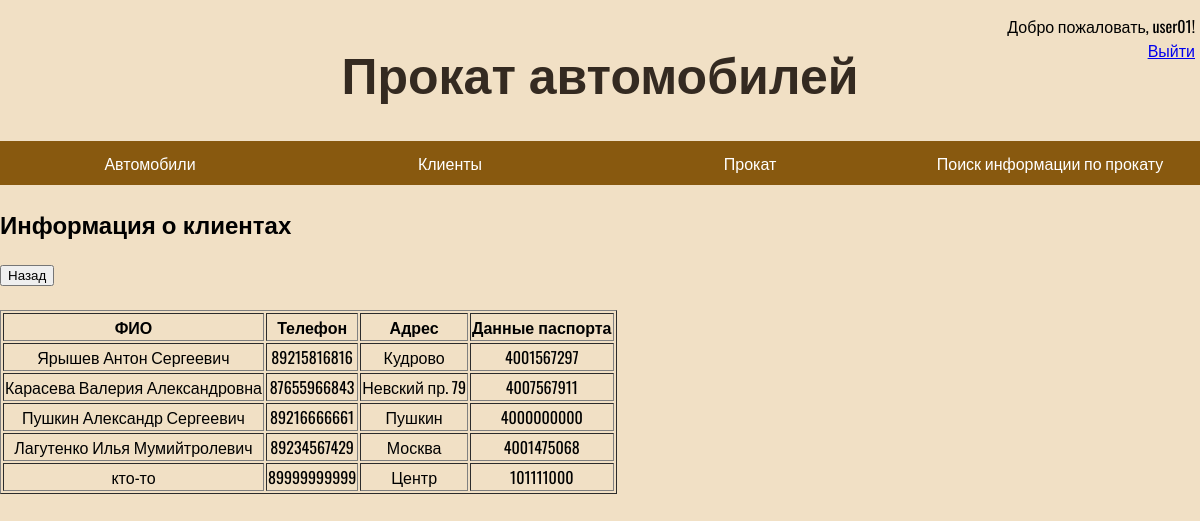
The page /clients_list.php (signed in) on the database its author committed.
### tables this page shows
CREATE TABLE `client` (
  `id_client` int(11) NOT NULL,
  `fio_client` varchar(255) NOT NULL,
  `phone` bigint(11) NOT NULL,
  `address` varchar(255) NOT NULL,
  `pass_data` bigint(11) NOT NULL
);

### clients_list.php (the view, shortened to what this page needs)
<!DOCTYPE html>
<html>
<head>
    <link rel="stylesheet" type="text/css" href="css/styles.css">
    </head>
    <body>
    <?php
    require_once 'menu.php';
    require_once 'login.php';
    switch ( $_GET["action"])
    {
        case "showlist":
            show_list($link); break;
    }
    function show_list($link)
    {
        global $link;
        $query ='SELECT * FROM client';
        $res = mysqli_query($link, $query) or die("Ошибка " . mysqli_error($link));
        echo '<div class="d_cont">';
        echo '<h2>Информация о клиентах</h2>';
        echo '<button type="button" onClick="history.back();">Назад</button><br>';
        echo '<br><table border="1" class="data_tbl">';
        echo '<tr align="center"><th>ФИО</th><th>Телефон</th><th>Адрес</th><th>Данные паспорта</th></tr>';
        if (empty($_SESSION['id']))
        {
        while ( $item = mysqli_fetch_array( $res ) )
        {
            echo '<tr align="center" class="tbl">';
            echo '<td>'.$item['fio_client'].'</td>';
            echo '<td>'.$item['phone'].'</td>';
            echo '<td>'.$item['address'].'</td>';
            echo '<td>'.$item['pass_data'].'</td>';
        }
    }
    else
    {
        while ( $item = mysqli_fetch_array( $res ) )
        {
            echo '<tr align="center" class="tbl">';
            echo '<td>'.$item['fio_client'].'</td>';
            echo '<td>'.$item['phone'].'</td>';
            echo '<td>'.$item['address'].'</td>';
            echo '<td>'.$item['pass_data'].'</td>';
        }
    }
        echo '</table>';
        echo '</div>';
    }
    ?>
    </body>
    </html>

### css/styles.css (style rules this page uses)
:root { --color-bg: #f1e0c5; --color-text: #342a21; }
body { font-family: "Oswald", sans-serif; background-color: var(--color-bg); margin-left: 0px; margin-right: 0px; }

### rows shown on the page
client: fio_client "Ярышев Антон Сергеевич", phone "89215816816", address "Кудрово", pass_data "4001567297"
client: fio_client "Карасева Валерия Александровна", phone "87655966843", address "Невский пр. 79", pass_data "4007567911"
client: fio_client "Пушкин Александр Сергеевич", phone "89216666661", address "Пушкин", pass_data "4000000000"
client: fio_client "Лагутенко Илья Мумийтролевич", phone "89234567429", address "Москва", pass_data "4001475068"
client: fio_client "кто-то", phone "89999999999", address "Центр", pass_data "101111000"

### other values the page prints
$_SESSION['login'] "user01"
